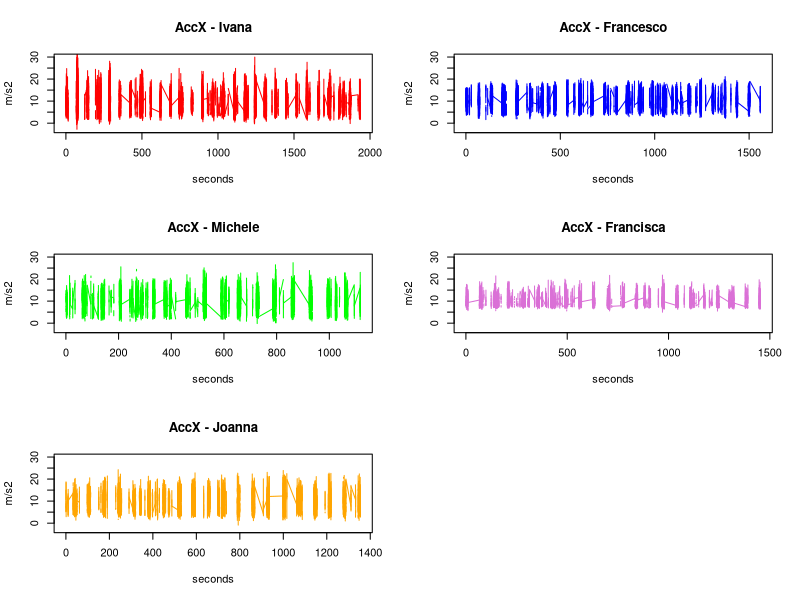
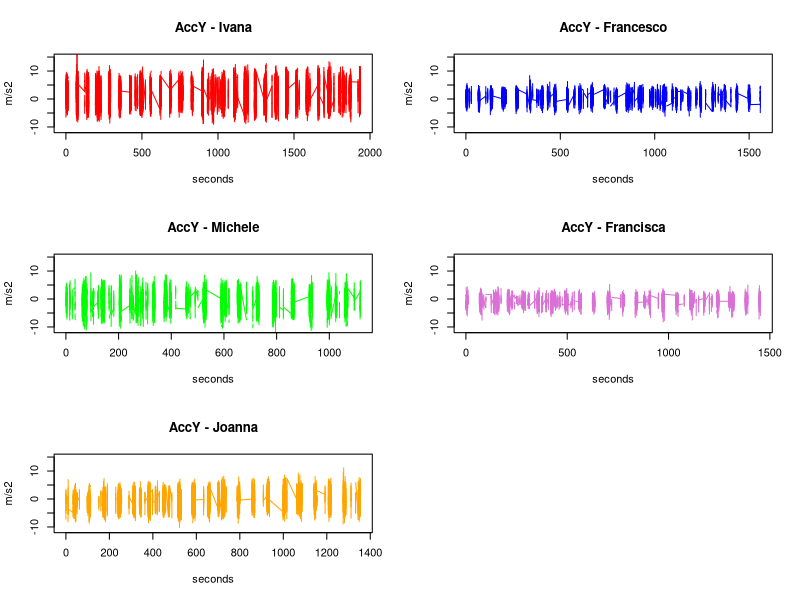
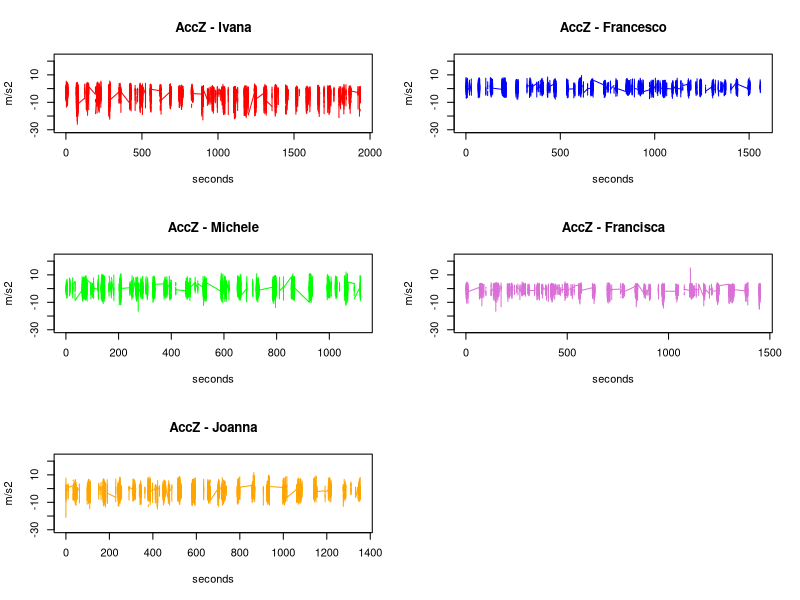
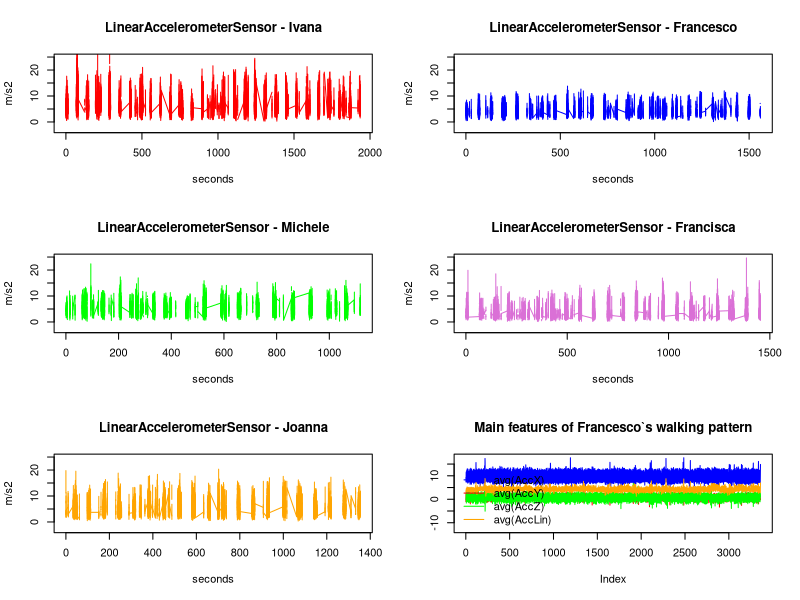
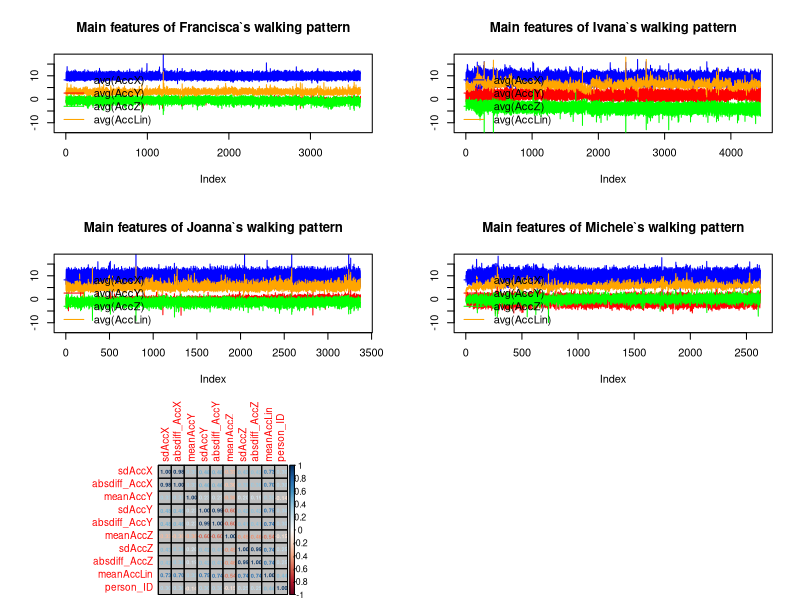

Here is the R script that generated these plots, in order: (Note: this script raises an error after producing the figures.)
## ---- chunk 1
# Libraries

suppressMessages(require(randomForest, quietly = T))
suppressMessages(require(caret, quietly = T))
suppressMessages(require(MASS, quietly = T))
suppressMessages(require(e1071, quietly = T))
suppressMessages(require(doParallel, quietly = T))

## ---- chunk 2
Ivana.df <- read.csv('Ivana_2walk-Samsung Recording 1-cropped.csv')
Francesco.df <- read.csv('Francesco_2walk-Samsung Recording 2-cropped.csv')
Michele.df <- read.csv('Michele_2walk-Samsung Recording 2-cropped.csv')
Francisca.df <- read.csv('Francisca_2walk-Samsung Recording 1-cropped.csv')
Joanna.df <- read.csv('Asia_2walk-Samsung Recording 1-cropped.csv')
## ---- chunk 3

### MESSAGE: script works both for data with NANs and without NANs

# Ivana.df <- na.omit(Ivana.df)
# Francesco.df <- na.omit(Francesco.df)
# Michele.df <- na.omit(Michele.df)
# Francisca.df <- na.omit(Francisca.df)
# Joanna.df <- na.omit(Joanna.df)
## ---- chunk 4
#dataframes <- list(Ivana.df, Francesco.df, Michele.df, Francisca.df, Joanna.df)

acc.type.plots <- function(column="AccX", ylim.min = 0, ylim.max = 28){
  par(mfrow=c(3,2))
  
  plot(Ivana.df$relative_time/1000, Ivana.df[[column]], type = "l", col="red", 
       main = paste0(column, " - Ivana"), ylim = c(ylim.min, ylim.max),
       ylab = "m/s2", xlab = "seconds")
  plot(Francesco.df$relative_time/1000, Francesco.df[[column]], type = "l", col="blue", 
       main = paste0(column, " - Francesco"), ylim = c(ylim.min, ylim.max),
       ylab = "m/s2", xlab = "seconds")
  plot(Michele.df$relative_time/1000, Michele.df[[column]], type = "l", col="green", 
       main = paste0(column, " - Michele"), ylim = c(ylim.min, ylim.max),
       ylab = "m/s2", xlab = "seconds")
  plot(Francisca.df$relative_time/1000, Francisca.df[[column]], type = "l", col="orchid", 
       main = paste0(column, " - Francisca"), ylim = c(ylim.min, ylim.max),
       ylab = "m/s2", xlab = "seconds")
  plot(Joanna.df$relative_time/1000, Joanna.df[[column]], type = "l", col="orange", 
       main = paste0(column, " - Joanna"), ylim = c(ylim.min, ylim.max),
       ylab = "m/s2", xlab = "seconds")
}



acc.type.plots(column="AccX", ylim.min = -3, ylim.max = 30)
acc.type.plots(column="AccY", ylim.min = -11, ylim.max = 15)
acc.type.plots(column="AccZ", ylim.min = -30, ylim.max = 23)
acc.type.plots(column="LinearAccelerometerSensor", ylim.min = -3, ylim.max = 25)
## ---- chunk 5
### It is a function that obtains possible bins for each dataset

slicer <- function(df, window.size=200, overlap = 100){
  # non-overlap size
  non_overlap <- window.size - overlap
  
  # starting index 
  from <- 1
  
  # starting relative time
  start <- df[["relative_time"]][1]
  
  # vector for created bins
  bins <- list()
  counter <- 1
  
  done <- FALSE
  while (done != TRUE) {
    # get possible bin indexes  = [start, end)
    bin.idx <- c(from, from + window.size)
    
    # get relative time indexes appropriate for that bin and save to bins vector
    bin <- c()
    for(i in start:nrow(df)) ifelse(df$relative_time[i] < bin.idx[2], bin <- c(bin, i), break)
    
    if(is.null(bin) == FALSE) {
      bins[[counter]] <- bin
      counter = counter + 1
    }
    
    # switch starting index for the next bin
    from <- from + non_overlap
    #start <- i
    start <- which(df$relative_time >= from)[1]

    # terminating condition:
    if(from > df[["relative_time"]][nrow(df)]) done <- TRUE
  }
  
  return(bins)
  }
## ---- chunk 6
## Numbers of possible bins with specific window.size and overlap
window.size = 200
overlap = 100

Ivana.bins <- slicer(Ivana.df, window.size=window.size, overlap = overlap)
paste("Ivana", length(Ivana.bins))
Michele.bins <- slicer(Michele.df, window.size=window.size, overlap = overlap)
paste("Michele", length(Michele.bins))
Francesco.bins <- slicer(Francesco.df, window.size=window.size, overlap = overlap)
paste("Francesco",length(Francesco.bins))
Francisca.bins <- slicer(Francisca.df, window.size=window.size, overlap = overlap)
paste("Francisca", length(Francisca.bins))
Joanna.bins <- slicer(Joanna.df, window.size=window.size, overlap = overlap)
paste("Joanna", length(Joanna.bins))
## ---- chunk 7
Ivana.df[Ivana.bins[[1]], ]
## ---- chunk 8
# function which computes the absolute difference
absolute_diff <- function(xx){
  ## calculated only for rows without NANs
  xx <- na.omit(xx)
  return((1/length(xx)) * sum(abs(xx - mean(xx))))
}
## ---- chunk 9
build.features <- function(df, bins, person_ID){
  # initialize a feature dataframe
  feature.df <- data.frame()
  
  # iterate through bins, generate features and add to feature dataframe
  for(bin.ids in bins){
    bin <- df[bin.ids, ]
    created_obs <- data.frame(mean(bin$AccX, na.rm = TRUE), 
                              sd(bin$AccX, na.rm = TRUE), 
                              absolute_diff(bin$AccX), 
                              mean(bin$AccY, na.rm = TRUE),
                              sd(bin$AccY, na.rm = TRUE),
                              absolute_diff(bin$AccY), 
                              mean(bin$AccZ, na.rm = TRUE), 
                              sd(bin$AccZ, na.rm = TRUE),
                              absolute_diff(bin$AccZ), 
                              mean(bin$LinearAccelerometerSensor, na.rm = TRUE), 
                              person_ID)
    feature.df <- rbind(feature.df, created_obs)
  }
  
  names(feature.df) <- c('meanAccX', 'sdAccX', 'absdiff_AccX', 
                         'meanAccY', 'sdAccY', 'absdiff_AccY',
                         'meanAccZ', 'sdAccZ', 'absdiff_AccZ', 
                         'meanAccLin', 'person_ID')
  return(feature.df)
}

## ---- chunk 10
Francesco.feature.df <- build.features(Francesco.df, Francesco.bins, person_ID = 1)
Francisca.feature.df <- build.features(Francisca.df, Francisca.bins, person_ID = 2)
Ivana.feature.df <- build.features(Ivana.df, Ivana.bins, person_ID = 3)
Joanna.feature.df <- build.features(Joanna.df, Joanna.bins, person_ID = 4)
Michele.feature.df <- build.features(Michele.df, Michele.bins, person_ID = 5)
## ---- chunk 11
# function that plots main features (AccX, AccY, AccZ, LinAcc)
plot.features <- function(feature.df, person){
  plot(feature.df$meanAccX, col = "blue", ylim = c(-13,18), type = "l",
       ylab = "")
  points(x=1:nrow(feature.df), y = feature.df$meanAccY, 
         type = "l", col = "red")
  points(x=1:nrow(feature.df), y = feature.df$meanAccZ,
         type = "l", col = "green")
  points(x=1:nrow(feature.df), y = feature.df$meanAccLin,
         type = "l", col = "orange")
  title(paste0("Main features of ", person, "`s walking pattern"))
  legend("bottomleft", legend=c("avg(AccX)", 'avg(AccY)', 'avg(AccZ)', 'avg(AccLin)'),
         col = c("blue", 'red', "green", 'orange'), lwd = c(1,1,1,1), bty = "n")
}
## ---- chunk 12
plot.features(Francesco.feature.df, "Francesco")
plot.features(Francisca.feature.df, "Francisca")
plot.features(Ivana.feature.df, "Ivana")
plot.features(Joanna.feature.df, "Joanna")
plot.features(Michele.feature.df, "Michele")
## ---- chunk 13
walks.df <- rbind(Francesco.feature.df, 
                  Francisca.feature.df,
                  Ivana.feature.df, 
                  Joanna.feature.df, 
                  Michele.feature.df)
# removing NANs
walks.df <- na.omit(walks.df)
# reindex
rownames(walks.df) <- NULL
# show first rows 
head(walks.df)
## ---- chunk 14
suppressMessages(require(corrplot, quietly = T))

cor.df = cor(walks.df[,-1])
corrplot(cor.df, method="number", tl.cex = 0.9, number.cex = 0.5, bg = "gray", addgrid.col = "black")

## ---- chunk 15
prop.table(table(walks.df$person_ID))
## ---- chunk 16
set.seed(13401)

# idx for the training set
idx.train <- caret::createDataPartition(walks.df$person_ID, p = 0.8, list = FALSE)

# creating X_train and y_train sets
X_train <- walks.df[idx.train, ]
y_train <- as.factor(X_train$person_ID)
X_train$person_ID <- NULL

# creating test set
X_test <- walks.df[-idx.train, ]
y_test <- as.factor(X_test$person_ID)
X_test$person_ID <- NULL
## ---- chunk 17
# function that takes the label according to the highest probability
get_label <- function(predictions){
  n = nrow(predictions)
  pred_labels = rep(NA,n)
  for(i in 1:n){
    max.id <- which.max(predictions[i, ])
    pred_labels[i] <- names(predictions[i, max.id])
  }
  return(as.factor(pred_labels))
}
## ---- chunk 18

randomForest.fit.predict <- function(X_train, y_train, X_test, y_test){ 
  # Model on training data
  model_RF = randomForest(x = X_train, y = y_train, ntree=200, proximity=T)
  
  # Check if all values are predicted (no NA's)
  ifelse(sum(is.na(model_RF$predicted)) != 0, 
         ok <- "There are NAN values in predictions", 
         ok <- "All predictions evaluated")
  print(ok)
  
  # Confusion matrix of the prediction (based on OOB data)
  cat("\nConfusion matrix of the prediction (based on OOB data) : \n")
  print(model_RF$confusion)
  
  ## Error rate based on OOB
  # model_RF$err.rate
  
  # Error on the training set
  err.train <- mean(as.vector(model_RF$predicted) != as.vector(y_train))*100
  cat(sprintf("\nTrain Missclassification rate: %f", round(err.train,2)))
  
  cat("\n\n       Predictions on the TEST set\n ------------------------------------ \n")
  
  # Predict from test set
  predictions <- predict(model_RF, newdata = X_test)
  
  # Error on the test set
  err.test <- mean(predictions != y_test)*100
  cat(sprintf("\nTest Missclassification rate: %f \n\n", round(err.test,2)))
  
  statistics <- confusionMatrix(predictions, y_test)
  print(statistics)
  return(predictions)
}  

RF.pred <- randomForest.fit.predict(X_train, y_train, X_test, y_test)
## ---- chunk 19

lda.fit.predict <- function(X_train, y_train, X_test, y_test){
  # Model
  mod_LDA = lda(y_train ~ ., data = X_train)
  
  # Prediction on train set
  tr_pred_LDA = predict(mod_LDA, X_train)
  
  # Check if all values are predicted (no NA's)
  ifelse(sum(is.na(tr_pred_LDA$class)) != 0, 
         ok <- "There are NAN values in predictions", 
         ok <- "All predictions evaluated")
  print(ok)
  
  # Error on the training set
  ETr_LDA = mean(as.vector(tr_pred_LDA$class) != as.vector(y_train))*100
  cat(sprintf("\nTrain Missclassification rate: %f", round(ETr_LDA,2)))
  
  cat("\n\n       Predictions on the TEST set\n ------------------------------------ \n")
  
  # Prediction on test set
  pred_LDA = predict(mod_LDA, X_test)
  
  # Error on the test set
  ETe_LDA <- mean(pred_LDA$class != y_test)*100
  cat(sprintf("\nTest Missclassification rate: %f \n\n", round(ETe_LDA,2)))
  
  # Statistics
  statistics <- confusionMatrix(pred_LDA$class, y_test)
  print(statistics)
  
  return(predictions)
}

lda.pred <- lda.fit.predict(X_train, y_train, X_test, y_test)
## ---- chunk 20

naivebayes.fit.predict <- function(X_train, y_train, X_test, y_test){
  # Model
  mod_NB = naiveBayes(y_train ~ ., data = X_train, type = "raw")
  
  # Prediction on train set
  tr_pred = predict(mod_NB, X_train)

  # Check if all values are predicted (no NA's)
  ifelse(sum(is.na(tr_pred)) != 0, 
         ok <- "There are NAN values in predictions", 
         ok <- "All predictions evaluated")
  print(ok)
  
  # Error on the training set
  tr.error = mean(as.vector(tr_pred) != as.vector(y_train))*100
  cat(sprintf("\nTrain Missclassification rate: %f", round(tr.error,2)))
  
  cat("\n\n       Predictions on the TEST set\n ------------------------------------ \n")
  
  # Prediction on test set
  pred_NB = predict(mod_NB, X_test)   
  
  # Error on the test set
  MCE_NB = mean(pred_NB !=  y_test)*100
  cat(sprintf("\nTest Missclassification rate: %f \n\n", round(MCE_NB,2)))
  
  # Statistics
  statistics <- confusionMatrix(pred_NB, y_test)
  print(statistics)
  
  return(predictions)
}

naivebayes.pred <- naivebayes.fit.predict(X_train, y_train, X_test, y_test)
## ---- chunk 21
set.seed(123)
registerDoParallel(cores=4)
trctrl <- trainControl(method = "repeatedcv", number = 10, repeats = 2)

knn_fit <- train(y = y_train ,
                 x = X_train, method = "knn",
                 trControl  = trctrl,
                 preProcess = c("center", "scale"),
                 tuneLength = 10)
# Take a look
print(paste("Best parameter:", as.character(knn_fit$bestTune)))
plot(knn_fit)
## ---- chunk 22
knn.fit.predict <- function(X_train, y_train, X_test, y_test){
  # Model
  mod_KNN = knn3(y=y_train, x = X_train, k = 7)
  
  # Prediction on train set
  tr_pred = predict(mod_KNN, X_train)
  main_tr_pred = get_label(tr_pred)

  # Check if all values are predicted (no NA's)
  ifelse(sum(is.na(main_tr_pred)) != 0, 
         ok <- "There are NAN values in predictions", 
         ok <- "All predictions evaluated")
  print(ok)
  
  # Error on the training set
  tr.error = mean(as.vector(main_tr_pred) != as.vector(y_train))*100
  cat(sprintf("\nTrain Missclassification rate: %f", round(tr.error,2)))
  
  cat("\n\n       Predictions on the TEST set\n ------------------------------------ \n")
  
  # Prediction on test set
  pred_KNN = predict(mod_KNN, X_test)
  main_pred_KNN = get_label(pred_KNN)

  # Error on the test set
  te.error = mean(main_pred_KNN !=  y_test)*100
  cat(sprintf("\nTest Missclassification rate: %f \n\n", round(te.error,2)))

  # Statistics
  statistics <- confusionMatrix(main_pred_KNN, y_test)
  print(statistics)
  
  return(predictions)
}

knn.pred <- knn.fit.predict(X_train, y_train, X_test, y_test)
## ---- chunk 23
suppressMessages(require(glmnet, quietly = T)) # l1 penalized-glm 

mod_LASSO = cv.glmnet(as.matrix(X_train), y_train, 
                      family = "multinomial", 
                      type.measure = "class",
                      parallel = T)
print(c("min" = mod_LASSO$lambda.min, "1se" = mod_LASSO$lambda.1se))

pred_LASSO = predict(mod_LASSO, newx = as.matrix(X_train), type = "class", s = mod_LASSO$lambda.1se)


# # Deviance
# mod_LLR1 = cv.glmnet(as.matrix(X_train), y_train, family = "multinomial", 
#                  type.measure = "deviance",
#                  parallel = T)
# 
# # Missclassification
# mod_LLR2 = cv.glmnet(as.matrix(X_train), y_train, family = "multinomial", 
#                  type.measure = "class", 
#                  parallel = T)
# 
# # Let's take a look at the optimal lambda values (pretty close to each other)
# log(c("min" = mod_LLR1$lambda.min , "1se" = mod_LLR1$lambda.1se))
# log(c("min" = mod_LLR2$lambda.min, "1se" = mod_LLR2$lambda.1se))

# Now plot (optimal around 5-7 variables!)
#par(mfrow = c(1,2))
#plot(mod_LLR1)
#plot(mod_LLR2)
# I DO NOT HOW TO PROCEED D:
## ---- chunk 24
mod_LASSO = cv.glmnet(as.matrix(data.tr[,-1]), data.tr[,1], family = "multinomial", 
                      type.measure = "class",
                      parallel = T)

print(log(c("min" = mod_LASSO$lambda.min, "1se" = mod_LASSO$lambda.1se)))

# With lambda that minimize error
pred_LASSOa = predict(mod_LASSO, newx = as.matrix(data.te[,-1]), type = "class", s = mod_LASSO$lambda.1se)
# See results
final_pred_Lassoa <- get_majority(pred_LASSOa,len_seqs.te)
print(paste("Accuracy", as.character(100-mean(final_pred_Lassoa != right_label)*100)))
table(final_pred_Lassoa, right_label)

# With lambda that minimize 1se
pred_LASSOb = predict(mod_LASSO, newx = as.matrix(data.te[,-1]), type = "class", s = mod_LASSO$lambda.min)
# See results
final_pred_Lassob <- get_majority(pred_LASSOb,len_seqs.te)
print(paste("Accuracy", as.character(100-mean(final_pred_Lassob != right_label)*100)))
table(final_pred_Lassob, right_label)
